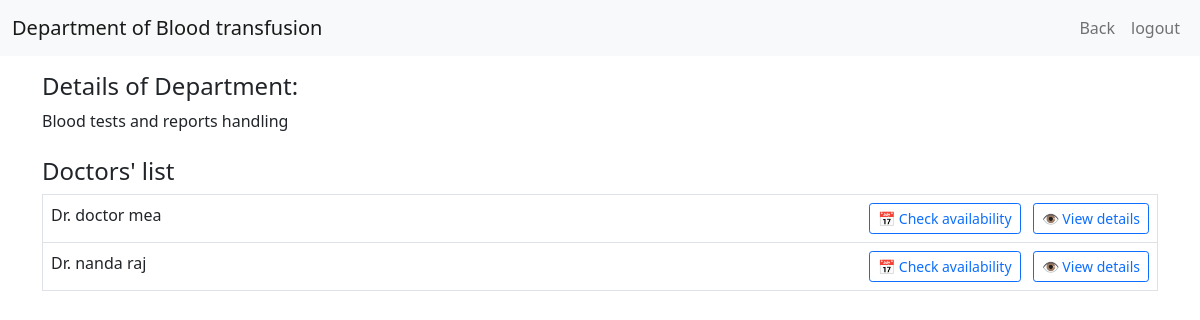
Page /departments/2 (signed in) on the committed database.
### application/models.py (models this page shows, shortened)
class Department(db.Model):
    __tablename__ = 'department'
    id = db.Column(db.Integer, primary_key=True)
    department_name = db.Column(db.String(100), unique=True, nullable=False)
    description = db.Column(db.Text)

class Doctor(db.Model):
    __tablename__ = 'doctors'
    id = db.Column(db.Integer, primary_key=True, autoincrement=True)
    username = db.Column(db.String(80), unique=True, nullable=False, index=True)
    email = db.Column(db.String(120), unique=True, nullable=False, index=True)
    password = db.Column(db.String(255), nullable=False)
    first_name = db.Column(db.String(50), nullable=False)
    last_name = db.Column(db.String(50), nullable=False)
    department_id = db.Column(db.Integer, db.ForeignKey('department.id', ondelete='RESTRICT'), nullable=False)
    specialization = db.Column(db.String(100), nullable=False, index=True)
    experience_years = db.Column(db.Integer, db.CheckConstraint('experience_years >= 0'))
    gender = db.Column(db.String(10), db.CheckConstraint("gender IN ('male', 'female')"))
    blacklisted = db.Column(db.Boolean, default=False)
    department = db.relationship('Department', backref=db.backref('doctors', lazy='dynamic'))
    @property
    def name(self):
        return f"{self.first_name} {self.last_name}"

### application/patient_functionalities.py (the view)
@hospital_app.route('/departments/<int:department_id>', methods=['GET'])
def view_department_fn(department_id):
    if session.get('role') != 'patient':
        flash(message='Please log in as patient to access this page', category='warning')
        return redirect(url_for('hospital_home_and_login'))
    department = Department.query.filter_by(id=department_id).first()
    if department is None:
        flash(message='Department not found', category='danger')
        return redirect(url_for('patient_dashboard_fn'))
    doctors_in_department = Doctor.query.filter_by(department_id=department_id).all()
    return render_template('department_details.html', department=department, doctors=doctors_in_department)

### templates/department_details.html (shortened to what this page needs)
<!DOCTYPE html>
<html lang="en">
<head>
  <link rel="stylesheet" href="/static/style.css">
  <link href="https://cdn.jsdelivr.net/npm/bootstrap@5.0.2/dist/css/bootstrap.min.css" rel="stylesheet">
</head>
<body>
  <div id="main">
    <div id="canvas">
      <nav class="navbar navbar-expand-lg navbar-light bg-light">
        <div class="container-fluid">
          <a class="navbar-brand" href="#">Department of  {{ department.department_name }}</a>
          <div class="collapse navbar-collapse" id="navbarSupportedContent">
            <ul class="navbar-nav ms-auto mb-2 mb-lg-0">
              <li class="nav-item">
                <a class="nav-link" href="/patient_dashboard">Back</a>
              </li>
              <li class="nav-item">
                <a class="nav-link" href="/login">logout</a>
              </li>
            </ul>
          </div>
        </div>
      </nav>
      <div id="content" class="container py-3">
        <h4>Details of Department:</h4>
        <p class="mb-4">
          {{ department.description or "No description available for this department." }}
        </p>
        <h4>Doctors' list</h4>
        <div class="table-responsive">
          <table class="table border">
            <tbody>
              {% for doctor in doctors %}
              <tr>
                <td>Dr. {{ doctor.name }}</td>
                <td class="text-end">
                  <a href="/check-availability/{{ doctor.id }}" class="btn btn-outline-primary btn-sm me-2">📅 Check availability</a>
                  <a href="/doctor-details/{{ doctor.id }}" class="btn btn-outline-primary btn-sm">👁️ View details</a>
                </td>
              </tr>
              {% endfor %}
            </tbody>
          </table>
        </div>
      </div>
    </div>
  </div>
</body>
</html>

### static/style.css (style rules this page uses)
body, html { cursor: default !important; }
body { font-family: 'Segoe UI', Tahoma, Geneva, Verdana, sans-serif; }

### rows in the picture
Department: department_name "Blood transfusion", description "Blood tests and reports handling"
Doctor: name "doctor mea"
Doctor: name "nanda raj"
